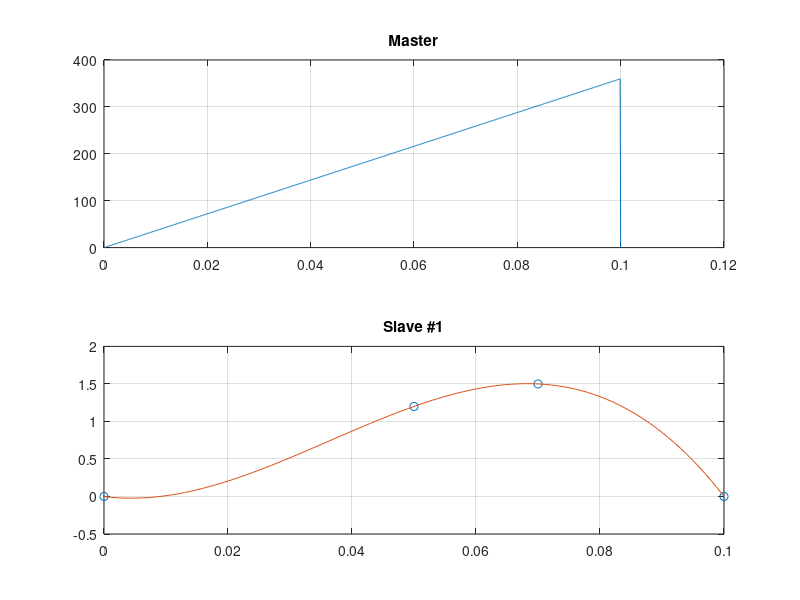

The MATLAB source for this figure:
% [redacted]
% [redacted]


% Sawtooth function having rpm of motor

% rpm of our motor
rpm = 600;
Fs = 10000;
dt = 1/Fs;
% period of one round knowing thr rpm of the motor
T = 60/rpm;
t = 0:dt:T+dt;
%x =  180 * sawtooth(2*pi*50*t, 1) + 180;

% sawtooth in radiant that goes from 0 to 0.1 seconds [one period]
%x =  pi * sawtooth((rpm/30)*pi*t,1) + pi;

% sawtooth in deg that goes from 0 to 0.1 seconds [one period]
x =  180 * sawtooth((rpm/30)*pi*t,1) + 180;

figure('Name','Synchronization','NumberTitle','off')
subplot(2,1,1)
plot(t,x)
title('Master')
grid

x = [0 0.05 0.07 T]; 
y = [0 1.2 1.5 0]; 
xq1 = 0:.001:T;
s = spline(x,y,xq1);
subplot(2,1,2)
plot(x,y,'o',xq1,s,'-')
title('Slave #1')
grid on,

